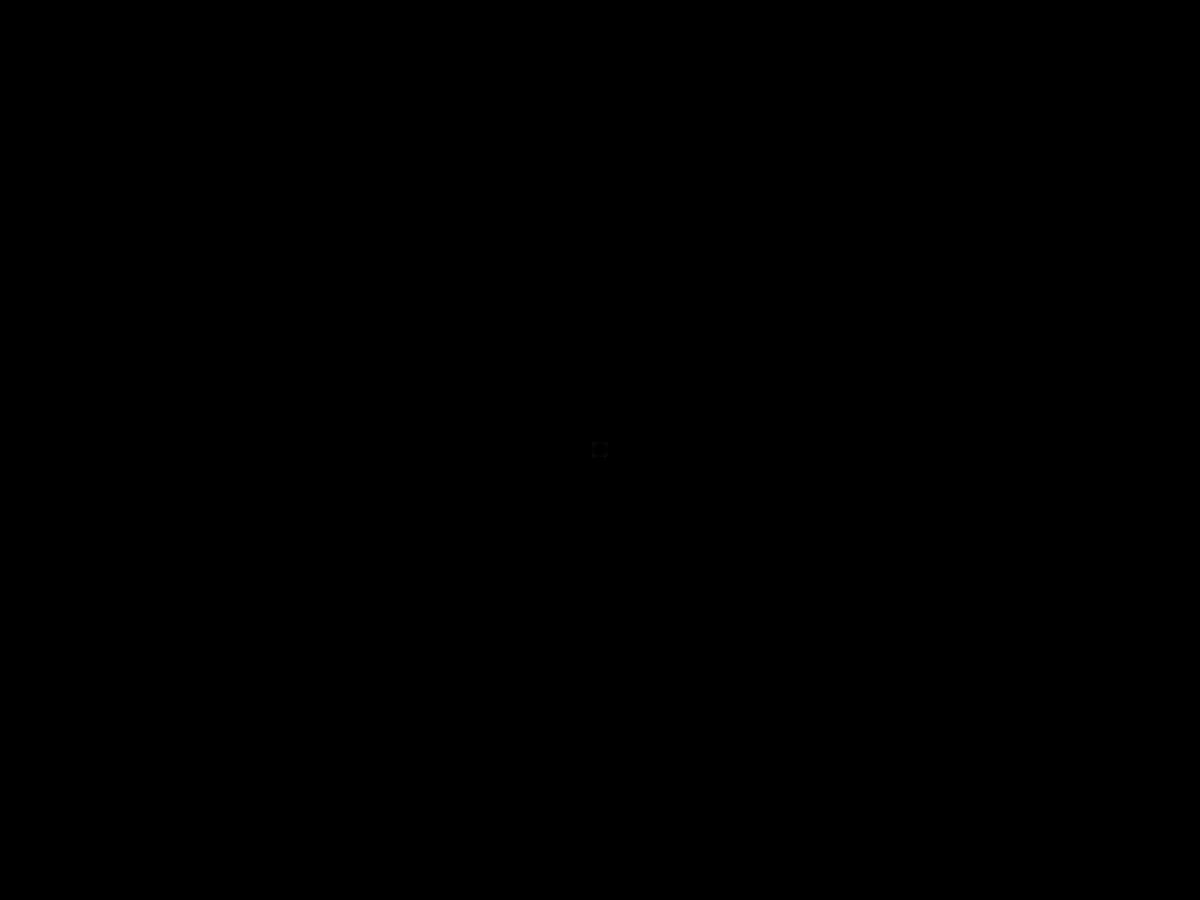
Frame 1 (no input)
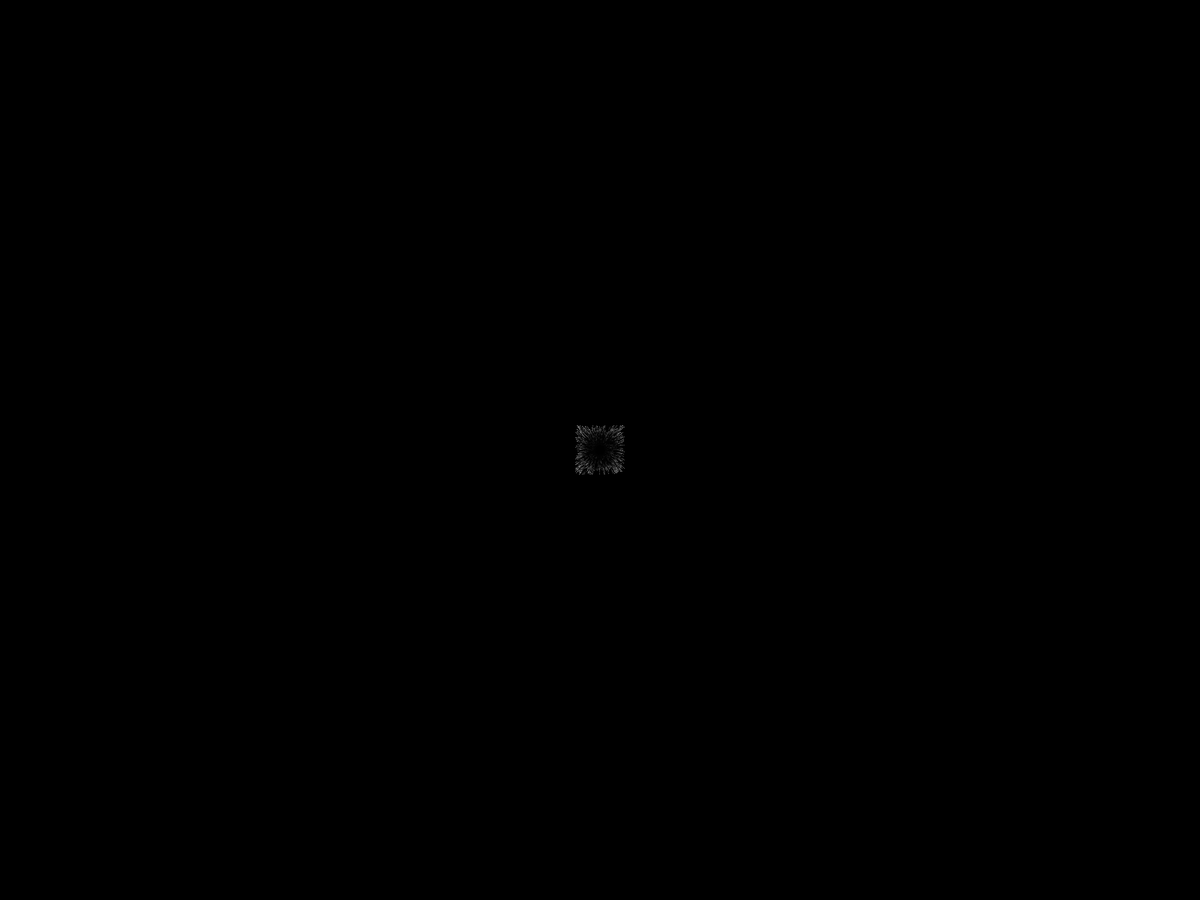
Frame 60 (the mouse pressed at the canvas centre just before this capture)
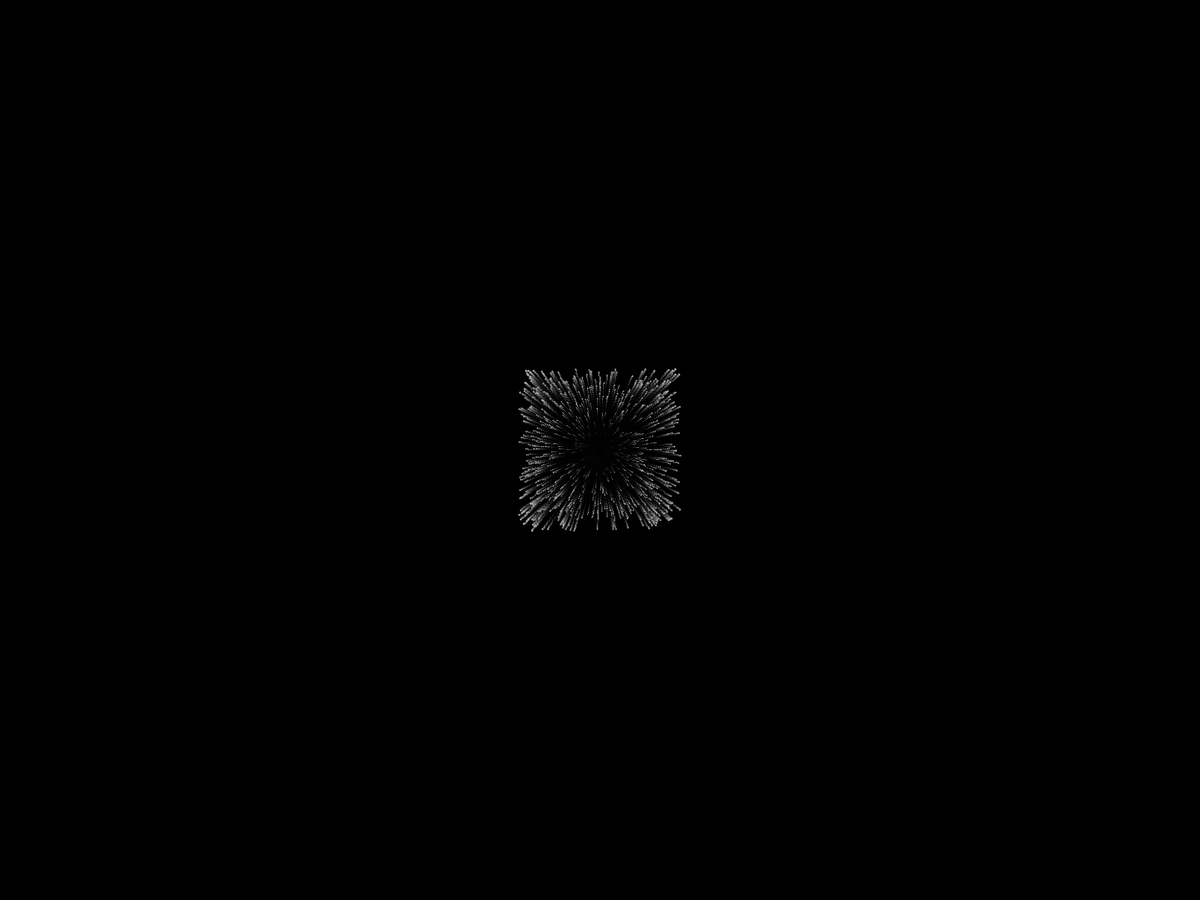
Frame 120 (the mouse held since frame 60 and released just before this capture)

The Processing sketch that drew these frames (run headless with seeded random() and noise(); from frame 60 on, the mouse is pressed at the canvas centre):

// Processing sketch: starfield
// ── starfield.pde
ArrayList<float[]> stars;

void setup(){
  colorMode(HSB, 360, 100, 100);
  fullScreen();
  stars = new ArrayList();
  background(0);
}

void draw(){
  ArrayList<float[]> tbr = new ArrayList();
  for(float[] star : stars){
    if(abs(star[0])>width/2 || abs(star[1])>height/2){
      tbr.add(star);
    }
  }
  for(float[] t : tbr){
    stars.remove(t);
  }
  
  while(stars.size()<750){
    float[] star = new float[2];
    star[0] = random(-10,10);
    star[1] = random(-10,10);
    stars.add(star);
  }
  
  //background(0);
  noStroke(); fill(0,0,0,50); rect(0,0,width,height);
  stroke(255);
  translate(width/2,height/2);
  
  for(float[] star : stars){
    float size = map(sqrt(sq(star[0])+sq(star[1])),0,sqrt(sq(width/2)+sq(height/2)),0,20);
    star[0] *= 1.02;
    star[1] *= 1.02;
    strokeWeight(size);
    point(star[0],star[1]);
  }
}
